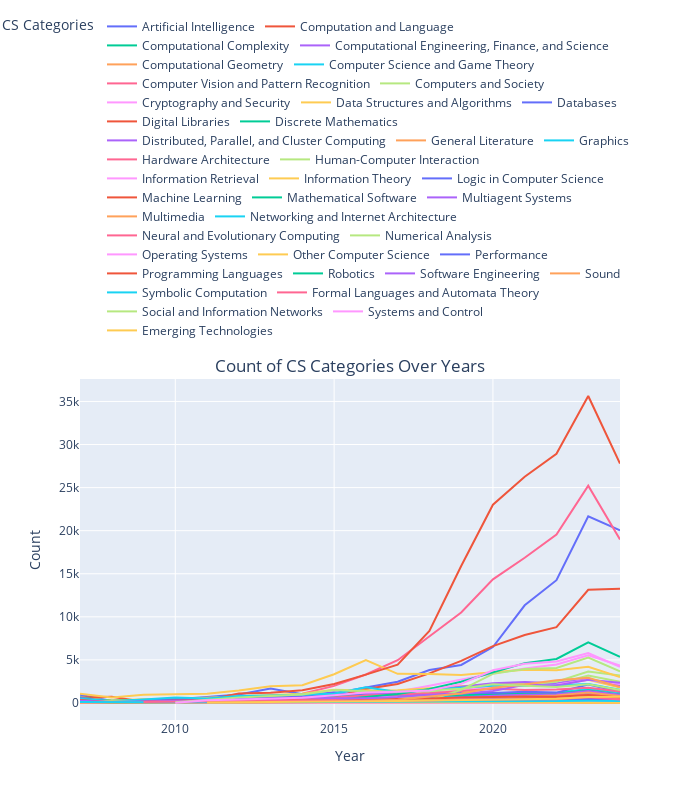

Write notebook code for a chart like this one.
### Code cell
# Create the line plot using Plotly
fig = px.line(cs_arxiv_metadata_plot, x='year', y='count', color='cs_categories', 
              title='Count of CS Categories Over Years',
              labels={'year': 'Year', 'count': 'Count', 'cs_categories': 'CS Categories'})

fig.update_layout(
    width=700,
    height=800,
    legend=dict(
        orientation="h",
        yanchor="bottom",
        y=1.1,
        xanchor="right",
        x=1
    ),
    title=dict(
        y=0.55,
        x=0.5,
        xanchor='center',
        yanchor='top'
    )
)

# Show the plot
save_and_show(fig, "cs_categories_per_year_line")

### Figure 1 — Plotly figure (JSON) as saved in the notebook; plotly's stock layout.template omitted (floating-point values rounded to 4 significant figures)
{"data": [{"hovertemplate": "CS Categories=Artificial Intelligence<br>Year=%{x}<br>Count=%{y}<extra></extra>", "legendgroup": "Artificial Intelligence", "line": {"color": "#636efa", "dash": "solid"}, "marker": {"symbol": "circle"}, "mode": "lines", "name": "Artificial Intelligence", "orientation": "v", "showlegend": true, "type": "scatter", "x": [2007, 2008, 2009, 2010, 2011, 2012, 2013, 2014, 2015, 2016, 2017, 2018, 2019, 2020, 2021, 2022, 2023, 2024], "xaxis": "x", "y": [965, 228, 377, 436, 704, 983, 1671, 1009, 1123, 1772, 2458, 3830, 4411, 6487, 11340, 14250, 21673, 20039], "yaxis": "y"}, {"hovertemplate": "CS Categories=Computation and Language<br>Year=%{x}<br>Count=%{y}<extra></extra>", "legendgroup": "Computation and Language", "line": {"color": "#EF553B", "dash": "solid"}, "marker": {"symbol": "circle"}, "mode": "lines", "name": "Computation and Language", "orientation": "v", "showlegend": true, "type": "scatter", "x": [2007, 2008, 2009, 2010, 2011, 2012, 2013, 2014, 2015, 2016, 2017, 2018, 2019, 2020, 2021, 2022, 2023, 2024], "xaxis": "x", "y": [637, 724, 132, 77, 103, 199, 292, 491, 725, 1629, 2200, 3436, 4879, 6603, 7891, 8804, 13141, 13253], "yaxis": "y"}, {"hovertemplate": "CS Categories=Computational Complexity<br>Year=%{x}<br>Count=%{y}<extra></extra>", "legendgroup": "Computational Complexity", "line": {"color": "#00cc96", "dash": "solid"}, "marker": {"symbol": "circle"}, "mode": "lines", "name": "Computational Complexity", "orientation": "v", "showlegend": true, "type": "scatter", "x": [2007, 2008, 2009, 2010, 2011, 2012, 2013, 2014, 2015, 2016, 2017, 2018, 2019, 2020, 2021, 2022, 2023, 2024], "xaxis": "x", "y": [643, 224, 329, 322, 332, 389, 436, 498, 735, 608, 634, 626, 673, 763, 822, 858, 1121, 770], "yaxis": "y"}, {"hovertemplate": "CS Categories=Computational Engineering, Finance, and Science<br>Year=%{x}<br>Count=%{y}<extra></extra>", "legendgroup": "Computational Engineering, Finance, and Science", "line": {"color": "#ab63fa", "dash": "solid"}, "marker": {"symbol": "circle"}, "mode": "lines", "name": "Computational Engineering, Finance, and Science", "orientation": "v", "showlegend": true, "type": "scatter", "x": [2007, 2008, 2009, 2010, 2011, 2012, 2013, 2014, 2015, 2016, 2017, 2018, 2019, 2020, 2021, 2022, 2023, 2024], "xaxis": "x", "y": [240, 34, 87, 137, 115, 193, 293, 310, 327, 271, 284, 379, 412, 613, 715, 758, 1104, 880], "yaxis": "y"}, {"hovertemplate": "CS Categories=Computational Geometry<br>Year=%{x}<br>Count=%{y}<extra></extra>", "legendgroup": "Computational Geometry", "line": {"color": "#FFA15A", "dash": "solid"}, "marker": {"symbol": "circle"}, "mode": "lines", "name": "Computational Geometry", "orientation": "v", "showlegend": true, "type": "scatter", "x": [2007, 2008, 2009, 2010, 2011, 2012, 2013, 2014, 2015, 2016, 2017, 2018, 2019, 2020, 2021, 2022, 2023, 2024], "xaxis": "x", "y": [244, 82, 133, 156, 168, 219, 292, 290, 407, 409, 411, 468, 508, 633, 647, 614, 684, 482], "yaxis": "y"}, {"hovertemplate": "CS Categories=Computer Science and Game Theory<br>Year=%{x}<br>Count=%{y}<extra></extra>", "legendgroup": "Computer Science and Game Theory", "line": {"color": "#19d3f3", "dash": "solid"}, "marker": {"symbol": "circle"}, "mode": "lines", "name": "Computer Science and Game Theory", "orientation": "v", "showlegend": true, "type": "scatter", "x": [2007, 2008, 2009, 2010, 2011, 2012, 2013, 2014, 2015, 2016, 2017, 2018, 2019, 2020, 2021, 2022, 2023, 2024], "xaxis": "x", "y": [151, 102, 153, 179, 237, 377, 390, 485, 630, 685, 623, 653, 772, 943, 1099, 1197, 1629, 1239], "yaxis": "y"}, {"hovertemplate": "CS Categories=Computer Vision and Pattern Recognition<br>Year=%{x}<br>Count=%{y}<extra></extra>", "legendgroup": "Computer Vision and Pattern Recognition", "line": {"color": "#FF6692", "dash": "solid"}, "marker": {"symbol": "circle"}, "mode": "lines", "name": "Computer Vision and Pattern Recognition", "orientation": "v", "showlegend": true, "type": "scatter", "x": [2007, 2008, 2009, 2010, 2011, 2012, 2013, 2014, 2015, 2016, 2017, 2018, 2019, 2020, 2021, 2022, 2023, 2024], "xaxis": "x", "y": [184, 63, 127, 250, 286, 462, 707, 1071, 1984, 3311, 4960, 7708, 10502, 14356, 16857, 19542, 25216, 18969], "yaxis": "y"}, {"hovertemplate": "CS Categories=Computers and Society<br>Year=%{x}<br>Count=%{y}<extra></extra>", "legendgroup": "Computers and Society", "line": {"color": "#B6E880", "dash": "solid"}, "marker": {"symbol": "circle"}, "mode": "lines", "name": "Computers and Society", "orientation": "v", "showlegend": true, "type": "scatter", "x": [2007, 2008, 2009, 2010, 2011, 2012, 2013, 2014, 2015, 2016, 2017, 2018, 2019, 2020, 2021, 2022, 2023, 2024], "xaxis": "x", "y": [211, 74, 100, 100, 98, 177, 408, 493, 663, 815, 852, 1240, 1343, 2185, 2304, 2195, 3197, 2473], "yaxis": "y"}, {"hovertemplate": "CS Categories=Cryptography and Security<br>Year=%{x}<br>Count=%{y}<extra></extra>", "legendgroup": "Cryptography and Security", "line": {"color": "#FF97FF", "dash": "solid"}, "marker": {"symbol": "circle"}, "mode": "lines", "name": "Cryptography and Security", "orientation": "v", "showlegend": true, "type": "scatter", "x": [2007, 2008, 2009, 2010, 2011, 2012, 2013, 2014, 2015, 2016, 2017, 2018, 2019, 2020, 2021, 2022, 2023, 2024], "xaxis": "x", "y": [411, 163, 315, 423, 389, 553, 612, 711, 893, 1165, 1323, 2011, 2718, 3433, 4012, 4465, 5525, 4340], "yaxis": "y"}, {"hovertemplate": "CS Categories=Data Structures and Algorithms<br>Year=%{x}<br>Count=%{y}<extra></extra>", "legendgroup": "Data Structures and Algorithms", "line": {"color": "#FECB52", "dash": "solid"}, "marker": {"symbol": "circle"}, "mode": "lines", "name": "Data Structures and Algorithms", "orientation": "v", "showlegend": true, "type": "scatter", "x": [2007, 2008, 2009, 2010, 2011, 2012, 2013, 2014, 2015, 2016, 2017, 2018, 2019, 2020, 2021, 2022, 2023, 2024], "xaxis": "x", "y": [550, 275, 434, 464, 607, 764, 964, 1060, 1525, 1446, 1481, 1707, 1873, 2183, 2172, 2121, 2693, 1794], "yaxis": "y"}, {"hovertemplate": "CS Categories=Databases<br>Year=%{x}<br>Count=%{y}<extra></extra>", "legendgroup": "Databases", "line": {"color": "#636efa", "dash": "solid"}, "marker": {"symbol": "circle"}, "mode": "lines", "name": "Databases", "orientation": "v", "showlegend": true, "type": "scatter", "x": [2007, 2008, 2009, 2010, 2011, 2012, 2013, 2014, 2015, 2016, 2017, 2018, 2019, 2020, 2021, 2022, 2023, 2024], "xaxis": "x", "y": [328, 85, 158, 182, 200, 373, 302, 302, 393, 442, 488, 529, 668, 825, 858, 871, 1056, 733], "yaxis": "y"}, {"hovertemplate": "CS Categories=Digital Libraries<br>Year=%{x}<br>Count=%{y}<extra></extra>", "legendgroup": "Digital Libraries", "line": {"color": "#EF553B", "dash": "solid"}, "marker": {"symbol": "circle"}, "mode": "lines", "name": "Digital Libraries", "orientation": "v", "showlegend": true, "type": "scatter", "x": [2007, 2008, 2009, 2010, 2011, 2012, 2013, 2014, 2015, 2016, 2017, 2018, 2019, 2020, 2021, 2022, 2023, 2024], "xaxis": "x", "y": [181, 33, 117, 102, 126, 174, 282, 223, 286, 274, 287, 436, 317, 389, 485, 408, 461, 289], "yaxis": "y"}, {"hovertemplate": "CS Categories=Discrete Mathematics<br>Year=%{x}<br>Count=%{y}<extra></extra>", "legendgroup": "Discrete Mathematics", "line": {"color": "#00cc96", "dash": "solid"}, "marker": {"symbol": "circle"}, "mode": "lines", "name": "Discrete Mathematics", "orientation": "v", "showlegend": true, "type": "scatter", "x": [2007, 2008, 2009, 2010, 2011, 2012, 2013, 2014, 2015, 2016, 2017, 2018, 2019, 2020, 2021, 2022, 2023, 2024], "xaxis": "x", "y": [436, 262, 326, 371, 471, 600, 561, 610, 823, 786, 785, 850, 924, 967, 1117, 1059, 1438, 999], "yaxis": "y"}, {"hovertemplate": "CS Categories=Distributed, Parallel, and Cluster Computing<br>Year=%{x}<br>Count=%{y}<extra></extra>", "legendgroup": "Distributed, Parallel, and Cluster Computing", "line": {"color": "#ab63fa", "dash": "solid"}, "marker": {"symbol": "circle"}, "mode": "lines", "name": "Distributed, Parallel, and Cluster Computing", "orientation": "v", "showlegend": true, "type": "scatter", "x": [2007, 2008, 2009, 2010, 2011, 2012, 2013, 2014, 2015, 2016, 2017, 2018, 2019, 2020, 2021, 2022, 2023, 2024], "xaxis": "x", "y": [484, 123, 221, 312, 373, 451, 602, 651, 957, 1108, 1200, 1484, 1877, 2303, 2439, 2304, 2756, 2040], "yaxis": "y"}, {"hovertemplate": "CS Categories=General Literature<br>Year=%{x}<br>Count=%{y}<extra></extra>", "legendgroup": "General Literature", "line": {"color": "#FFA15A", "dash": "solid"}, "marker": {"symbol": "circle"}, "mode": "lines", "name": "General Literature", "orientation": "v", "showlegend": true, "type": "scatter", "x": [2007, 2008, 2009, 2010, 2011, 2012, 2013, 2014, 2015, 2016, 2017, 2018, 2019, 2020, 2021, 2022, 2023, 2024], "xaxis": "x", "y": [30, 11, 13, 3, 5, 11, 11, 3, 5, 6, 9, 8, 13, 14, 19, 32, 15, 6], "yaxis": "y"}, {"hovertemplate": "CS Categories=Graphics<br>Year=%{x}<br>Count=%{y}<extra></extra>", "legendgroup": "Graphics", "line": {"color": "#19d3f3", "dash": "solid"}, "marker": {"symbol": "circle"}, "mode": "lines", "name": "Graphics", "orientation": "v", "showlegend": true, "type": "scatter", "x": [2007, 2008, 2009, 2010, 2011, 2012, 2013, 2014, 2015, 2016, 2017, 2018, 2019, 2020, 2021, 2022, 2023, 2024], "xaxis": "x", "y": [57, 21, 29, 41, 38, 46, 82, 81, 129, 150, 231, 330, 458, 652, 727, 927, 1252, 929], "yaxis": "y"}, {"hovertemplate": "CS Categories=Hardware Architecture<br>Year=%{x}<br>Count=%{y}<extra></extra>", "legendgroup": "Hardware Architecture", "line": {"color": "#FF6692", "dash": "solid"}, "marker": {"symbol": "circle"}, "mode": "lines", "name": "Hardware Architecture", "orientation": "v", "showlegend": true, "type": "scatter", "x": [2007, 2008, 2009, 2010, 2011, 2012, 2013, 2014, 2015, 2016, 2017, 2018, 2019, 2020, 2021, 2022, 2023, 2024], "xaxis": "x", "y": [83, 7, 20, 37, 140, 53, 64, 97, 95, 145, 185, 236, 232, 471, 660, 765, 958, 766], "yaxis": "y"}, {"hovertemplate": "CS Categories=Human-Computer Interaction<br>Year=%{x}<br>Count=%{y}<extra></extra>", "legendgroup": "Human-Computer Interaction", "line": {"color": "#B6E880", "dash": "solid"}, "marker": {"symbol": "circle"}, "mode": "lines", "name": "Human-Computer Interaction", "orientation": "v", "showlegend": true, "type": "scatter", "x": [2007, 2008, 2009, 2010, 2011, 2012, 2013, 2014, 2015, 2016, 2017, 2018, 2019, 2020, 2021, 2022, 2023, 2024], "xaxis": "x", "y": [175, 102, 93, 94, 72, 140, 196, 247, 277, 520, 591, 831, 1313, 1804, 2132, 2461, 3655, 3188], "yaxis": "y"}, {"hovertemplate": "CS Categories=Information Retrieval<br>Year=%{x}<br>Count=%{y}<extra></extra>", "legendgroup": "Information Retrieval", "line": {"color": "#FF97FF", "dash": "solid"}, "marker": {"symbol": "circle"}, "mode": "lines", "name": "Information Retrieval", "orientation": "v", "showlegend": true, "type": "scatter", "x": [2007, 2008, 2009, 2010, 2011, 2012, 2013, 2014, 2015, 2016, 2017, 2018, 2019, 2020, 2021, 2022, 2023, 2024], "xaxis": "x", "y": [274, 71, 160, 152, 160, 350, 365, 395, 511, 587, 748, 1042, 1513, 1887, 2068, 2122, 2688, 2205], "yaxis": "y"}, {"hovertemplate": "CS Categories=Information Theory<br>Year=%{x}<br>Count=%{y}<extra></extra>", "legendgroup": "Information Theory", "line": {"color": "#FECB52", "dash": "solid"}, "marker": {"symbol": "circle"}, "mode": "lines", "name": "Information Theory", "orientation": "v", "showlegend": true, "type": "scatter", "x": [2007, 2008, 2009, 2010, 2011, 2012, 2013, 2014, 2015, 2016, 2017, 2018, 2019, 2020, 2021, 2022, 2023, 2024], "xaxis": "x", "y": [1066, 649, 942, 976, 1085, 1453, 1952, 2068, 3331, 4987, 3383, 3366, 3254, 3578, 3843, 3801, 4195, 3022], "yaxis": "y"}, {"hovertemplate": "CS Categories=Logic in Computer Science<br>Year=%{x}<br>Count=%{y}<extra></extra>", "legendgroup": "Logic in Computer Science", "line": {"color": "#636efa", "dash": "solid"}, "marker": {"symbol": "circle"}, "mode": "lines", "name": "Logic in Computer Science", "orientation": "v", "showlegend": true, "type": "scatter", "x": [2007, 2008, 2009, 2010, 2011, 2012, 2013, 2014, 2015, 2016, 2017, 2018, 2019, 2020, 2021, 2022, 2023, 2024], "xaxis": "x", "y": [592, 184, 296, 429, 468, 490, 630, 780, 1235, 867, 967, 953, 1150, 1159, 1314, 1202, 2140, 1315], "yaxis": "y"}, {"hovertemplate": "CS Categories=Machine Learning<br>Year=%{x}<br>Count=%{y}<extra></extra>", "legendgroup": "Machine Learning", "line": {"color": "#EF553B", "dash": "solid"}, "marker": {"symbol": "circle"}, "mode": "lines", "name": "Machine Learning", "orientation": "v", "showlegend": true, "type": "scatter", "x": [2007, 2008, 2009, 2010, 2011, 2012, 2013, 2014, 2015, 2016, 2017, 2018, 2019, 2020, 2021, 2022, 2023, 2024], "xaxis": "x", "y": [333, 96, 202, 241, 334, 1113, 1173, 1473, 2202, 3295, 4438, 8351, 15899, 23016, 26266, 28925, 35628, 27785], "yaxis": "y"}, {"hovertemplate": "CS Categories=Mathematical Software<br>Year=%{x}<br>Count=%{y}<extra></extra>", "legendgroup": "Mathematical Software", "line": {"color": "#00cc96", "dash": "solid"}, "marker": {"symbol": "circle"}, "mode": "lines", "name": "Mathematical Software", "orientation": "v", "showlegend": true, "type": "scatter", "x": [2007, 2008, 2009, 2010, 2011, 2012, 2013, 2014, 2015, 2016, 2017, 2018, 2019, 2020, 2021, 2022, 2023, 2024], "xaxis": "x", "y": [64, 18, 39, 50, 49, 94, 103, 125, 144, 150, 128, 150, 132, 191, 245, 192, 220, 136], "yaxis": "y"}, {"hovertemplate": "CS Categories=Multiagent Systems<br>Year=%{x}<br>Count=%{y}<extra></extra>", "legendgroup": "Multiagent Systems", "line": {"color": "#ab63fa", "dash": "solid"}, "marker": {"symbol": "circle"}, "mode": "lines", "name": "Multiagent Systems", "orientation": "v", "showlegend": true, "type": "scatter", "x": [2007, 2008, 2009, 2010, 2011, 2012, 2013, 2014, 2015, 2016, 2017, 2018, 2019, 2020, 2021, 2022, 2023, 2024], "xaxis": "x", "y": [142, 50, 82, 89, 88, 114, 118, 188, 177, 258, 296, 374, 611, 839, 969, 1023, 1394, 968], "yaxis": "y"}, {"hovertemplate": "CS Categories=Multimedia<br>Year=%{x}<br>Count=%{y}<extra></extra>", "legendgroup": "Multimedia", "line": {"color": "#FFA15A", "dash": "solid"}, "marker": {"symbol": "circle"}, "mode": "lines", "name": "Multimedia", "orientation": "v", "showlegend": true, "type": "scatter", "x": [2007, 2008, 2009, 2010, 2011, 2012, 2013, 2014, 2015, 2016, 2017, 2018, 2019, 2020, 2021, 2022, 2023, 2024], "xaxis": "x", "y": [45, 37, 52, 91, 83, 97, 120, 146, 196, 274, 306, 375, 457, 631, 727, 872, 1218, 814], "yaxis": "y"}, {"hovertemplate": "CS Categories=Networking and Internet Architecture<br>Year=%{x}<br>Count=%{y}<extra></extra>", "legendgroup": "Networking and Internet Architecture", "line": {"color": "#19d3f3", "dash": "solid"}, "marker": {"symbol": "circle"}, "mode": "lines", "name": "Networking and Internet Architecture", "orientation": "v", "showlegend": true, "type": "scatter", "x": [2007, 2008, 2009, 2010, 2011, 2012, 2013, 2014, 2015, 2016, 2017, 2018, 2019, 2020, 2021, 2022, 2023, 2024], "xaxis": "x", "y": [487, 205, 402, 622, 529, 818, 878, 986, 1081, 1824, 1287, 1537, 1785, 2011, 2001, 2054, 2206, 1534], "yaxis": "y"}, {"hovertemplate": "CS Categories=Neural and Evolutionary Computing<br>Year=%{x}<br>Count=%{y}<extra></extra>", "legendgroup": "Neural and Evolutionary Computing", "line": {"color": "#FF6692", "dash": "solid"}, "marker": {"symbol": "circle"}, "mode": "lines", "name": "Neural and Evolutionary Computing", "orientation": "v", "showlegend": true, "type": "scatter", "x": [2007, 2008, 2009, 2010, 2011, 2012, 2013, 2014, 2015, 2016, 2017, 2018, 2019, 2020, 2021, 2022, 2023, 2024], "xaxis": "x", "y": [277, 69, 124, 198, 129, 188, 267, 403, 607, 863, 970, 1131, 1384, 1662, 1520, 1578, 1756, 1319], "yaxis": "y"}, {"hovertemplate": "CS Categories=Numerical Analysis<br>Year=%{x}<br>Count=%{y}<extra></extra>", "legendgroup": "Numerical Analysis", "line": {"color": "#B6E880", "dash": "solid"}, "marker": {"symbol": "circle"}, "mode": "lines", "name": "Numerical Analysis", "orientation": "v", "showlegend": true, "type": "scatter", "x": [2007, 2008, 2009, 2010, 2011, 2012, 2013, 2014, 2015, 2016, 2017, 2018, 2019, 2020, 2021, 2022, 2023, 2024], "xaxis": "x", "y": [97, 44, 63, 98, 108, 152, 178, 222, 354, 313, 275, 348, 1525, 3380, 3938, 4064, 5268, 3661], "yaxis": "y"}, {"hovertemplate": "CS Categories=Operating Systems<br>Year=%{x}<br>Count=%{y}<extra></extra>", "legendgroup": "Operating Systems", "line": {"color": "#FF97FF", "dash": "solid"}, "marker": {"symbol": "circle"}, "mode": "lines", "name": "Operating Systems", "orientation": "v", "showlegend": true, "type": "scatter", "x": [2007, 2008, 2009, 2010, 2011, 2012, 2013, 2014, 2015, 2016, 2017, 2018, 2019, 2020, 2021, 2022, 2023, 2024], "xaxis": "x", "y": [35, 19, 14, 26, 29, 22, 40, 37, 40, 40, 47, 49, 86, 88, 75, 77, 110, 77], "yaxis": "y"}, {"hovertemplate": "CS Categories=Other Computer Science<br>Year=%{x}<br>Count=%{y}<extra></extra>", "legendgroup": "Other Computer Science", "line": {"color": "#FECB52", "dash": "solid"}, "marker": {"symbol": "circle"}, "mode": "lines", "name": "Other Computer Science", "orientation": "v", "showlegend": true, "type": "scatter", "x": [2007, 2008, 2009, 2010, 2011, 2012, 2013, 2014, 2015, 2016, 2017, 2018, 2019, 2020, 2021, 2022, 2023, 2024], "xaxis": "x", "y": [138, 192, 94, 170, 113, 186, 150, 157, 137, 151, 105, 119, 121, 110, 88, 73, 68, 35], "yaxis": "y"}, {"hovertemplate": "CS Categories=Performance<br>Year=%{x}<br>Count=%{y}<extra></extra>", "legendgroup": "Performance", "line": {"color": "#636efa", "dash": "solid"}, "marker": {"symbol": "circle"}, "mode": "lines", "name": "Performance", "orientation": "v", "showlegend": true, "type": "scatter", "x": [2007, 2008, 2009, 2010, 2011, 2012, 2013, 2014, 2015, 2016, 2017, 2018, 2019, 2020, 2021, 2022, 2023, 2024], "xaxis": "x", "y": [106, 39, 90, 69, 82, 102, 112, 126, 169, 223, 207, 244, 365, 447, 422, 389, 452, 308], "yaxis": "y"}, {"hovertemplate": "CS Categories=Programming Languages<br>Year=%{x}<br>Count=%{y}<extra></extra>", "legendgroup": "Programming Languages", "line": {"color": "#EF553B", "dash": "solid"}, "marker": {"symbol": "circle"}, "mode": "lines", "name": "Programming Languages", "orientation": "v", "showlegend": true, "type": "scatter", "x": [2007, 2008, 2009, 2010, 2011, 2012, 2013, 2014, 2015, 2016, 2017, 2018, 2019, 2020, 2021, 2022, 2023, 2024], "xaxis": "x", "y": [358, 59, 117, 181, 232, 187, 303, 273, 390, 402, 449, 533, 633, 682, 756, 711, 936, 644], "yaxis": "y"}, {"hovertemplate": "CS Categories=Robotics<br>Year=%{x}<br>Count=%{y}<extra></extra>", "legendgroup": "Robotics", "line": {"color": "#00cc96", "dash": "solid"}, "marker": {"symbol": "circle"}, "mode": "lines", "name": "Robotics", "orientation": "v", "showlegend": true, "type": "scatter", "x": [2007, 2008, 2009, 2010, 2011, 2012, 2013, 2014, 2015, 2016, 2017, 2018, 2019, 2020, 2021, 2022, 2023, 2024], "xaxis": "x", "y": [167, 57, 62, 68, 91, 135, 168, 233, 341, 687, 1040, 1625, 2462, 3553, 4627, 5103, 7039, 5353], "yaxis": "y"}, {"hovertemplate": "CS Categories=Software Engineering<br>Year=%{x}<br>Count=%{y}<extra></extra>", "legendgroup": "Software Engineering", "line": {"color": "#ab63fa", "dash": "solid"}, "marker": {"symbol": "circle"}, "mode": "lines", "name": "Software Engineering", "orientation": "v", "showlegend": true, "type": "scatter", "x": [2007, 2008, 2009, 2010, 2011, 2012, 2013, 2014, 2015, 2016, 2017, 2018, 2019, 2020, 2021, 2022, 2023, 2024], "xaxis": "x", "y": [264, 111, 157, 214, 239, 353, 428, 660, 538, 548, 707, 952, 1083, 1396, 2127, 2039, 2692, 2336], "yaxis": "y"}, {"hovertemplate": "CS Categories=Sound<br>Year=%{x}<br>Count=%{y}<extra></extra>", "legendgroup": "Sound", "line": {"color": "#FFA15A", "dash": "solid"}, "marker": {"symbol": "circle"}, "mode": "lines", "name": "Sound", "orientation": "v", "showlegend": true, "type": "scatter", "x": [2007, 2008, 2009, 2010, 2011, 2012, 2013, 2014, 2015, 2016, 2017, 2018, 2019, 2020, 2021, 2022, 2023, 2024], "xaxis": "x", "y": [19, 5, 15, 25, 25, 27, 48, 63, 122, 264, 363, 739, 1111, 1778, 2151, 2631, 2930, 1857], "yaxis": "y"}, {"hovertemplate": "CS Categories=Symbolic Computation<br>Year=%{x}<br>Count=%{y}<extra></extra>", "legendgroup": "Symbolic Computation", "line": {"color": "#19d3f3", "dash": "solid"}, "marker": {"symbol": "circle"}, "mode": "lines", "name": "Symbolic Computation", "orientation": "v", "showlegend": true, "type": "scatter", "x": [2007, 2008, 2009, 2010, 2011, 2012, 2013, 2014, 2015, 2016, 2017, 2018, 2019, 2020, 2021, 2022, 2023, 2024], "xaxis": "x", "y": [112, 67, 72, 92, 85, 76, 118, 135, 115, 140, 141, 155, 175, 197, 196, 229, 252, 220], "yaxis": "y"}, {"hovertemplate": "CS Categories=Formal Languages and Automata Theory<br>Year=%{x}<br>Count=%{y}<extra></extra>", "legendgroup": "Formal Languages and Automata Theory", "line": {"color": "#FF6692", "dash": "solid"}, "marker": {"symbol": "circle"}, "mode": "lines", "name": "Formal Languages and Automata Theory", "orientation": "v", "showlegend": true, "type": "scatter", "x": [2009, 2010, 2011, 2012, 2013, 2014, 2015, 2016, 2017, 2018, 2019, 2020, 2021, 2022, 2023, 2024], "xaxis": "x", "y": [108, 145, 152, 185, 208, 270, 345, 269, 288, 281, 392, 413, 423, 419, 670, 393], "yaxis": "y"}, {"hovertemplate": "CS Categories=Social and Information Networks<br>Year=%{x}<br>Count=%{y}<extra></extra>", "legendgroup": "Social and Information Networks", "line": {"color": "#B6E880", "dash": "solid"}, "marker": {"symbol": "circle"}, "mode": "lines", "name": "Social and Information Networks", "orientation": "v", "showlegend": true, "type": "scatter", "x": [2010, 2011, 2012, 2013, 2014, 2015, 2016, 2017, 2018, 2019, 2020, 2021, 2022, 2023, 2024], "xaxis": "x", "y": [77, 381, 634, 797, 981, 1501, 1352, 1334, 1434, 1649, 2166, 2004, 1865, 2177, 1498], "yaxis": "y"}, {"hovertemplate": "CS Categories=Systems and Control<br>Year=%{x}<br>Count=%{y}<extra></extra>", "legendgroup": "Systems and Control", "line": {"color": "#FF97FF", "dash": "solid"}, "marker": {"symbol": "circle"}, "mode": "lines", "name": "Systems and Control", "orientation": "v", "showlegend": true, "type": "scatter", "x": [2010, 2011, 2012, 2013, 2014, 2015, 2016, 2017, 2018, 2019, 2020, 2021, 2022, 2023, 2024], "xaxis": "x", "y": [29, 327, 412, 529, 615, 903, 1217, 1305, 1458, 2213, 3803, 4558, 4821, 5784, 4195], "yaxis": "y"}, {"hovertemplate": "CS Categories=Emerging Technologies<br>Year=%{x}<br>Count=%{y}<extra></extra>", "legendgroup": "Emerging Technologies", "line": {"color": "#FECB52", "dash": "solid"}, "marker": {"symbol": "circle"}, "mode": "lines", "name": "Emerging Technologies", "orientation": "v", "showlegend": true, "type": "scatter", "x": [2011, 2012, 2013, 2014, 2015, 2016, 2017, 2018, 2019, 2020, 2021, 2022, 2023, 2024], "xaxis": "x", "y": [47, 66, 112, 114, 170, 203, 222, 301, 371, 414, 461, 493, 699, 733], "yaxis": "y"}], "layout": {"height": 800, "legend": {"orientation": "h", "title": {"text": "CS Categories"}, "tracegroupgap": 0, "x": 1, "xanchor": "right", "y": 1.1, "yanchor": "bottom"}, "title": {"text": "Count of CS Categories Over Years", "x": 0.5, "xanchor": "center", "y": 0.55, "yanchor": "top"}, "width": 700, "xaxis": {"anchor": "y", "autorange": true, "domain": [0, 1], "range": [2007, 2024], "title": {"text": "Year"}, "type": "linear"}, "yaxis": {"anchor": "x", "autorange": true, "domain": [0, 1], "range": [-1976.0, 37610.0], "title": {"text": "Count"}, "type": "linear"}}}
